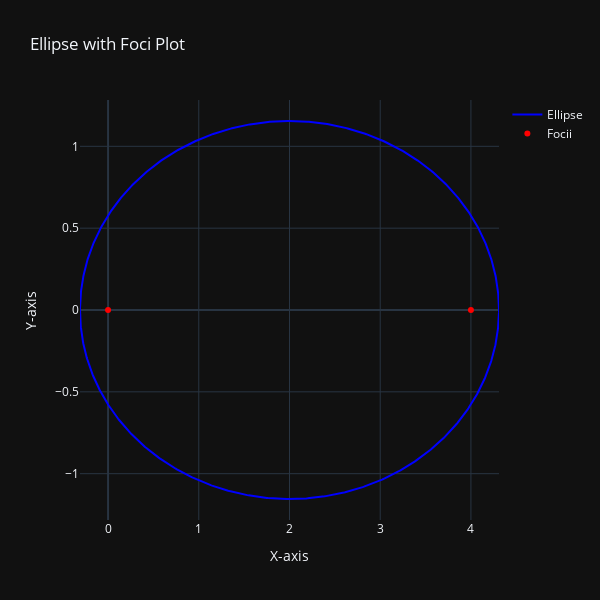

Notebook cell for this chart:
### Code cell
plot_ellipse(x0, y0, a, b, phi, a1, b1, a2, b2)

### Figure 1 — Plotly figure (JSON) as saved in the notebook; plotly's stock layout.template omitted (floating-point values rounded to 4 significant figures; data arrays with more than 128 entries replaced by an {"elided": "..."} marker saying what was removed)
{"data": [{"marker": {"color": "blue"}, "mode": "lines", "name": "Ellipse", "x": {"elided": "1000 float values"}, "y": {"elided": "1000 float values"}, "type": "scatter"}, {"marker": {"color": "red"}, "mode": "markers", "name": "Focii", "x": [0, 4], "y": [0, 0], "type": "scatter"}], "layout": {"title": {"text": "Ellipse with Foci Plot"}, "xaxis": {"title": {"text": "X-axis"}}, "yaxis": {"title": {"text": "Y-axis"}}, "showlegend": true, "autosize": false, "width": 600, "height": 600}}
